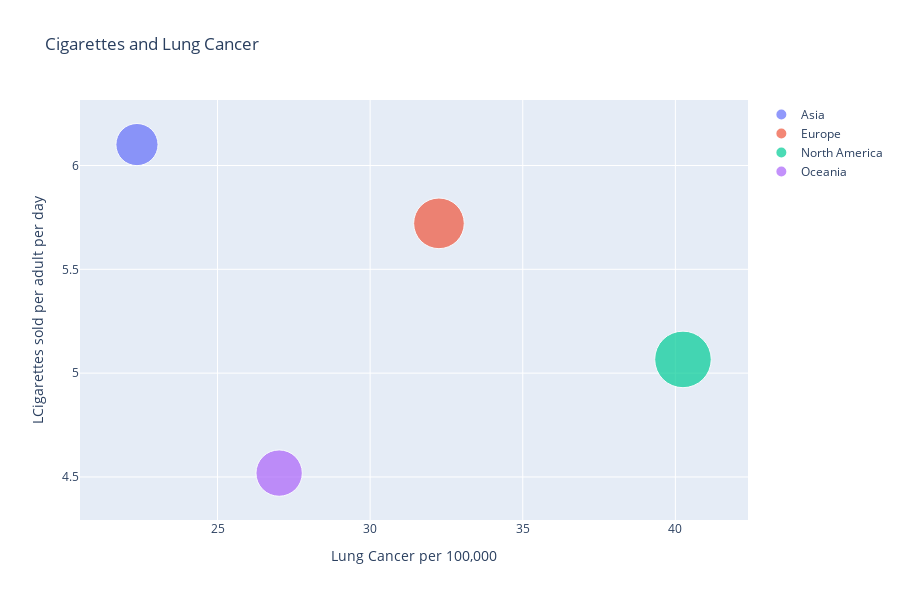

The code cell stored with this chart in its notebook:
### Code cell
fig = px.scatter(df4, x="Lung cancer(per 100,000)", y="Cig_sold_per_adult_per_day",size="Lung cancer(per 100,000)", color="Continent_Name",title="Cigarettes and Lung Cancer",
           hover_name="Continent_Name", size_max=40)

fig.update_xaxes(title='Lung Cancer per 100,000')
fig.update_yaxes(title='LCigarettes sold per adult per day')


fig.for_each_trace(
    lambda trace: trace.update(name=next(continents)),
)


fig.show()

### Figure 1 — Plotly figure (JSON) as saved in the notebook; plotly's stock layout.template omitted (floating-point values rounded to 4 significant figures)
{"data": [{"hoverlabel": {"namelength": 0}, "hovertemplate": "<b>%{hovertext}</b><br><br>Continent_Name=Asia<br>Lung cancer(per 100,000)=%{marker.size}<br>Cig_sold_per_adult_per_day=%{y}", "hovertext": ["Asia"], "legendgroup": "Continent_Name=Asia", "marker": {"color": "#636efa", "size": [22.36], "sizemode": "area", "sizeref": 0.02516, "symbol": "circle"}, "mode": "markers", "name": "Asia", "showlegend": true, "type": "scatter", "x": [22.36], "xaxis": "x", "y": [6.101], "yaxis": "y"}, {"hoverlabel": {"namelength": 0}, "hovertemplate": "<b>%{hovertext}</b><br><br>Continent_Name=Europe<br>Lung cancer(per 100,000)=%{marker.size}<br>Cig_sold_per_adult_per_day=%{y}", "hovertext": ["Europe"], "legendgroup": "Continent_Name=Europe", "marker": {"color": "#EF553B", "size": [32.25], "sizemode": "area", "sizeref": 0.02516, "symbol": "circle"}, "mode": "markers", "name": "Europe", "showlegend": true, "type": "scatter", "x": [32.25], "xaxis": "x", "y": [5.721], "yaxis": "y"}, {"hoverlabel": {"namelength": 0}, "hovertemplate": "<b>%{hovertext}</b><br><br>Continent_Name=North America<br>Lung cancer(per 100,000)=%{marker.size}<br>Cig_sold_per_adult_per_day=%{y}", "hovertext": ["North America"], "legendgroup": "Continent_Name=North America", "marker": {"color": "#00cc96", "size": [40.25], "sizemode": "area", "sizeref": 0.02516, "symbol": "circle"}, "mode": "markers", "name": "North America", "showlegend": true, "type": "scatter", "x": [40.25], "xaxis": "x", "y": [5.066], "yaxis": "y"}, {"hoverlabel": {"namelength": 0}, "hovertemplate": "<b>%{hovertext}</b><br><br>Continent_Name=Oceania<br>Lung cancer(per 100,000)=%{marker.size}<br>Cig_sold_per_adult_per_day=%{y}", "hovertext": ["Oceania"], "legendgroup": "Continent_Name=Oceania", "marker": {"color": "#ab63fa", "size": [27.02], "sizemode": "area", "sizeref": 0.02516, "symbol": "circle"}, "mode": "markers", "name": "Oceania", "showlegend": true, "type": "scatter", "x": [27.02], "xaxis": "x", "y": [4.519], "yaxis": "y"}], "layout": {"height": 600, "legend": {"itemsizing": "constant", "tracegroupgap": 0}, "title": {"text": "Cigarettes and Lung Cancer"}, "xaxis": {"anchor": "y", "domain": [0, 1], "title": {"text": "Lung Cancer per 100,000"}}, "yaxis": {"anchor": "x", "domain": [0, 1], "title": {"text": "LCigarettes sold per adult per day"}}}}
